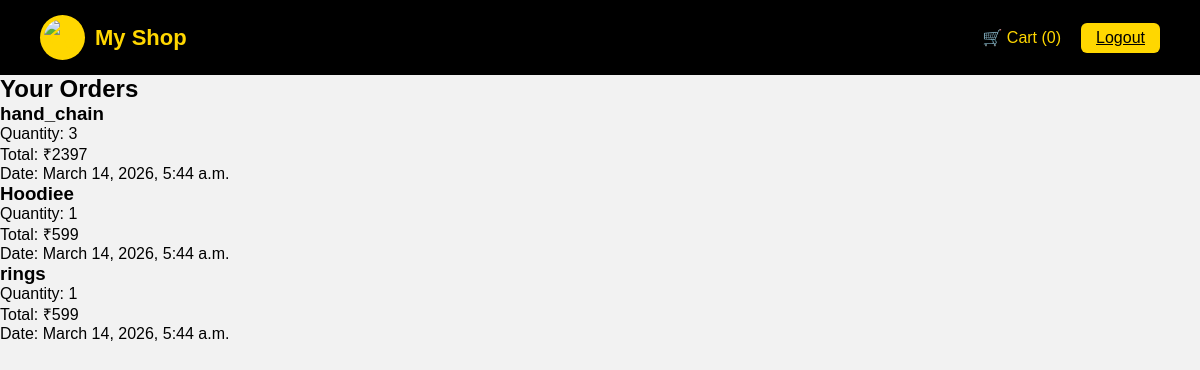
Page /orders/ (signed in) on the committed database.
### shop/models.py (models this page shows, shortened)
class Order(models.Model):
    customer = models.ForeignKey(Customer, on_delete=models.CASCADE)
    product = models.ForeignKey(Product, on_delete=models.CASCADE)
    quantity = models.IntegerField()
    total_price = models.IntegerField()
    created_at = models.DateTimeField(auto_now_add=True)

class Product(models.Model):
    name = models.CharField(max_length=200)
    price = models.IntegerField()
    image = models.ImageField(upload_to='products/')

### shop/views.py (the view)
# urls.py: path('orders/', views.order_history, name='orders'),
def order_history(request):
    if 'user' not in request.session:
        return redirect('login')
    user_email = request.session.get('user')
    customer = Customer.objects.get(email=user_email)
    orders = Order.objects.filter(customer=customer)
    return render(request, 'orders.html', {
        'orders': orders
    })

### shop/templates/orders.html
{% extends 'base.html' %}
{% block content %}
<h2>Your Orders</h2>
{% for order in orders %}
<div class="order-card">
<h3>{{ order.product.name }}</h3>
<p>Quantity: {{ order.quantity }}</p>
<p>Total: ₹{{ order.total_price }}</p>
<p>Date: {{ order.created_at }}</p>
</div>
{% endfor %}
{% endblock %}

### shop/static/css/base.css (style rules this page uses)
* { margin: 0; padding: 0; box-sizing: border-box; font-family: "Poppins", sans-serif; }
body { background: #f2f2f2; }

### rows in the picture
Order: product.name "hand_chain", quantity "3", total_price "2397", created_at "March 14, 2026, 5:44 a.m."
Order: product.name "Hoodiee", quantity "1", total_price "599", created_at "March 14, 2026, 5:44 a.m."
Order: product.name "rings", quantity "1", total_price "599", created_at "March 14, 2026, 5:44 a.m."

### other values in the picture
{{ cart_count|default:0 }} "0"
